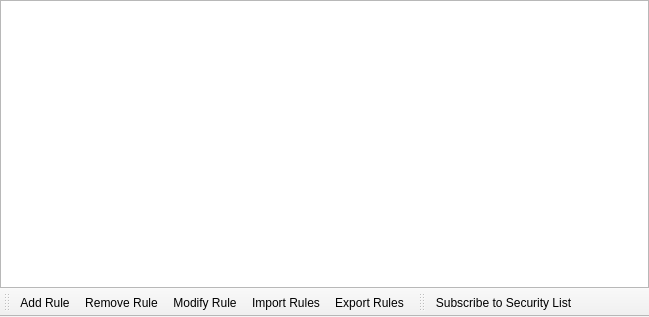
<?xml version="1.0" encoding="UTF-8"?>
<ui version="4.0">
 <class>WidgetSecurity</class>
 <widget class="QMainWindow" name="WidgetSecurity">
  <property name="geometry">
   <rect>
    <x>0</x>
    <y>0</y>
    <width>649</width>
    <height>317</height>
   </rect>
  </property>
  <property name="windowTitle">
   <string>Security</string>
  </property>
  <property name="windowIcon">
   <iconset resource="../Resource.qrc">
    <normaloff>:/Resource/Security/Security.png</normaloff>:/Resource/Security/Security.png</iconset>
  </property>
  <widget class="QWidget" name="centralwidget">
   <layout class="QVBoxLayout" name="verticalLayout">
    <property name="spacing">
     <number>0</number>
    </property>
    <property name="margin">
     <number>0</number>
    </property>
    <item>
     <widget class="QTableView" name="tableViewSecurity"/>
    </item>
   </layout>
  </widget>
  <widget class="QToolBar" name="toolBarControls">
   <property name="contextMenuPolicy">
    <enum>Qt::PreventContextMenu</enum>
   </property>
   <property name="windowTitle">
    <string>toolBar</string>
   </property>
   <property name="iconSize">
    <size>
     <width>16</width>
     <height>16</height>
    </size>
   </property>
   <property name="toolButtonStyle">
    <enum>Qt::ToolButtonTextBesideIcon</enum>
   </property>
   <property name="floatable">
    <bool>false</bool>
   </property>
   <attribute name="toolBarArea">
    <enum>BottomToolBarArea</enum>
   </attribute>
   <attribute name="toolBarBreak">
    <bool>false</bool>
   </attribute>
   <addaction name="actionSecurityAddRule"/>
   <addaction name="actionSecurityRemoveRule"/>
   <addaction name="actionSecurityModifyRule"/>
   <addaction name="actionSecurityImportRules"/>
   <addaction name="actionSecurityExportRules"/>
  </widget>
  <widget class="QToolBar" name="toolBarSubscribe">
   <property name="contextMenuPolicy">
    <enum>Qt::PreventContextMenu</enum>
   </property>
   <property name="windowTitle">
    <string>toolBar_2</string>
   </property>
   <property name="iconSize">
    <size>
     <width>16</width>
     <height>16</height>
    </size>
   </property>
   <property name="toolButtonStyle">
    <enum>Qt::ToolButtonTextBesideIcon</enum>
   </property>
   <property name="floatable">
    <bool>false</bool>
   </property>
   <attribute name="toolBarArea">
    <enum>BottomToolBarArea</enum>
   </attribute>
   <attribute name="toolBarBreak">
    <bool>false</bool>
   </attribute>
   <addaction name="actionSubscribeSecurityList"/>
  </widget>
  <action name="actionSecurityAddRule">
   <property name="icon">
    <iconset resource="../Resource.qrc">
     <normaloff>:/Resource/Security/AddRule.png</normaloff>:/Resource/Security/AddRule.png</iconset>
   </property>
   <property name="text">
    <string>Add Rule</string>
   </property>
   <property name="toolTip">
    <string>Add Rule</string>
   </property>
  </action>
  <action name="actionSecurityRemoveRule">
   <property name="icon">
    <iconset resource="../Resource.qrc">
     <normaloff>:/Resource/Security/RemoveRule.png</normaloff>:/Resource/Security/RemoveRule.png</iconset>
   </property>
   <property name="text">
    <string>Remove Rule</string>
   </property>
   <property name="toolTip">
    <string>Remove Rule</string>
   </property>
  </action>
  <action name="actionSecurityModifyRule">
   <property name="icon">
    <iconset resource="../Resource.qrc">
     <normaloff>:/Resource/Security/ModifyRule.png</normaloff>:/Resource/Security/ModifyRule.png</iconset>
   </property>
   <property name="text">
    <string>Modify Rule</string>
   </property>
   <property name="toolTip">
    <string>Modify Rule</string>
   </property>
  </action>
  <action name="actionSecurityImportRules">
   <property name="icon">
    <iconset resource="../Resource.qrc">
     <normaloff>:/Resource/Security/ImportRules.png</normaloff>:/Resource/Security/ImportRules.png</iconset>
   </property>
   <property name="text">
    <string>Import Rules</string>
   </property>
   <property name="toolTip">
    <string>Import Rules</string>
   </property>
  </action>
  <action name="actionSecurityExportRules">
   <property name="icon">
    <iconset resource="../Resource.qrc">
     <normaloff>:/Resource/Security/ExportRules.png</normaloff>:/Resource/Security/ExportRules.png</iconset>
   </property>
   <property name="text">
    <string>Export Rules</string>
   </property>
   <property name="toolTip">
    <string>Export Rules</string>
   </property>
  </action>
  <action name="actionSubscribeSecurityList">
   <property name="icon">
    <iconset resource="../Resource.qrc">
     <normaloff>:/Resource/Security/SubscribeRules.png</normaloff>:/Resource/Security/SubscribeRules.png</iconset>
   </property>
   <property name="text">
    <string>Subscribe to Security List</string>
   </property>
  </action>
 </widget>
 <resources>
  <include location="../Resource.qrc"/>
 </resources>
 <connections/>
</ui>
